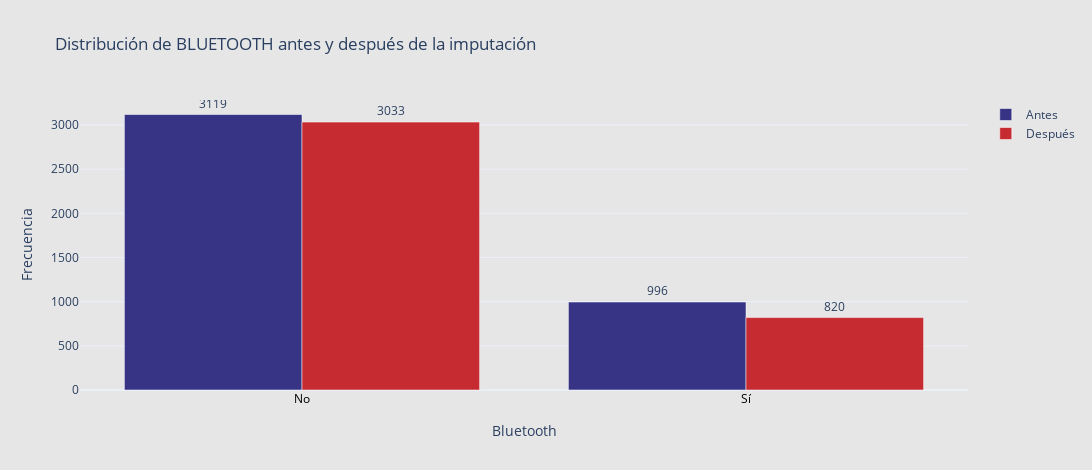

The notebook cell this image was saved under:
### Markdown cell above
**Visualización: distribución antes y después de la imputación**

### Code cell
# Conteo antes y después
antes_bt = df_antes['bluetooth'].value_counts().sort_index()
despues_bt = df_bmw['bluetooth'].value_counts().sort_index()

# Diccionario para etiquetas personalizadas
etiquetas = {False: 'No', True: 'Sí'}

# Etiquetas del eje X ordenadas igual que en antes_bt
x_labels = [etiquetas.get(i, str(i)) for i in antes_bt.index]

# Valores de después en el mismo orden que antes
despues_vals = despues_bt.reindex(antes_bt.index, fill_value=0).values

fig = go.Figure()

# Barras Antes
fig.add_trace(go.Bar(
    x=x_labels,
    y=antes_bt.values,
    name='Antes',
    marker_color='#373485',
    text=antes_bt.values,
    textposition='outside',
    opacity=1
))

# Barras Después
fig.add_trace(go.Bar(
    x=x_labels,
    y=despues_vals,
    name='Después',
    marker_color='#c52b30',
    text=despues_vals,
    textposition='outside',
    opacity=1
))

# Configuración del gráfico
fig.update_layout(
    title="Distribución de BLUETOOTH antes y después de la imputación",
    xaxis_title="Bluetooth",
    yaxis_title="Frecuencia",
    barmode='group',
    template='plotly_white',
    width=1200,
    height=470,
    plot_bgcolor='#e6e6e7',
    paper_bgcolor='#e6e6e7',
    xaxis=dict(
        tickfont=dict(color='black'),
        title_standoff=20
    )
)

fig.show()

### Figure 1 — Plotly figure (JSON) as saved in the notebook; plotly's stock layout.template omitted (floating-point values rounded to 4 significant figures)
{"data": [{"marker": {"color": "#373485"}, "name": "Antes", "opacity": 1, "text": [3119.0, 996.0], "textposition": "outside", "type": "bar", "x": ["No", "Sí"], "y": [3119, 996]}, {"marker": {"color": "#c52b30"}, "name": "Después", "opacity": 1, "text": [3033.0, 820.0], "textposition": "outside", "type": "bar", "x": ["No", "Sí"], "y": [3033, 820]}], "layout": {"barmode": "group", "height": 470, "paper_bgcolor": "#e6e6e7", "plot_bgcolor": "#e6e6e7", "title": {"text": "Distribución de BLUETOOTH antes y después de la imputación"}, "width": 1200, "xaxis": {"tickfont": {"color": "black"}, "title": {"standoff": 20, "text": "Bluetooth"}}, "yaxis": {"title": {"text": "Frecuencia"}}}}
